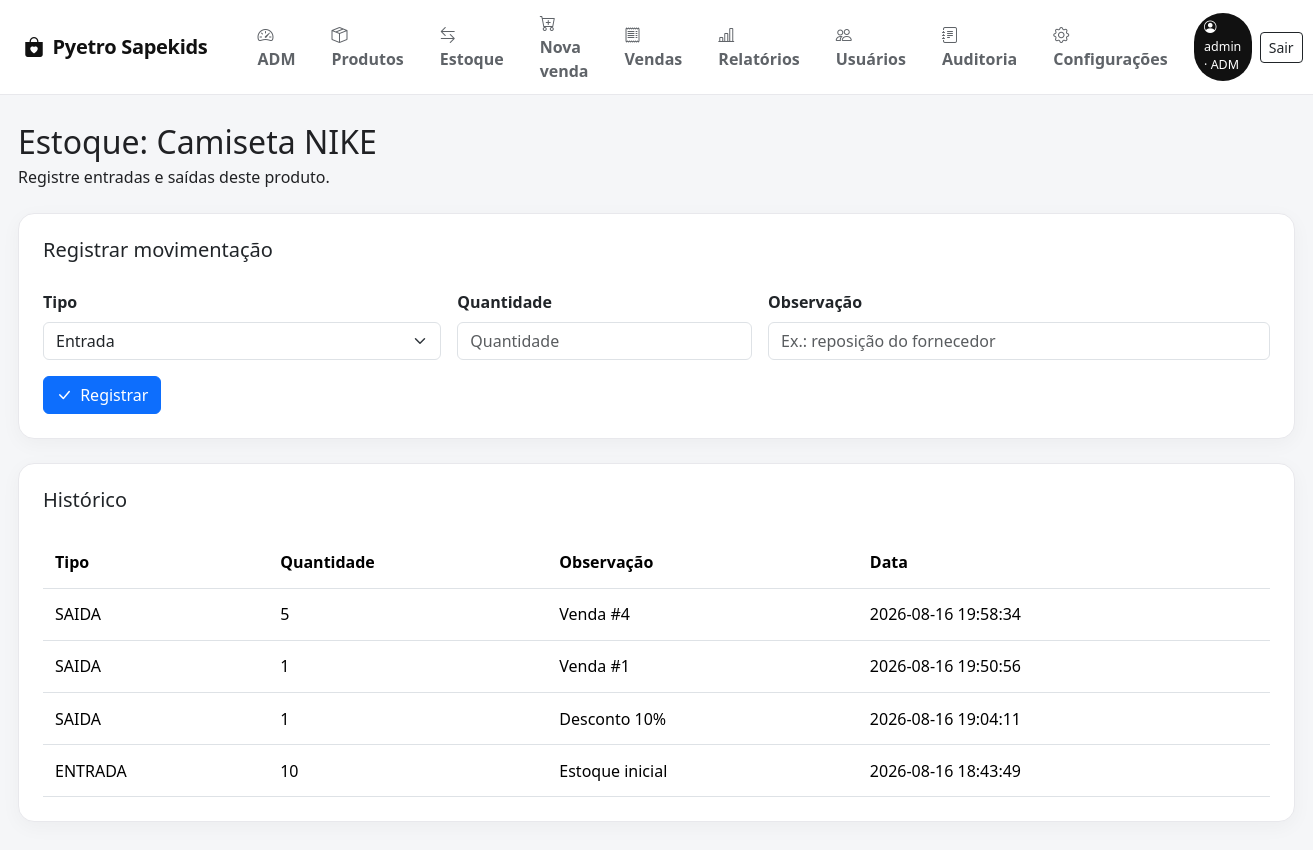
The app's page /stock/2 (signed in) with its own data.
### tables this page shows
CREATE TABLE products (
        id INTEGER PRIMARY KEY AUTOINCREMENT,
        name TEXT NOT NULL,
        category TEXT NOT NULL,
        brand TEXT,
        color TEXT,
        size TEXT,
        price REAL NOT NULL DEFAULT 0,
        stock INTEGER NOT NULL DEFAULT 0,
        min_stock INTEGER NOT NULL DEFAULT 0,
        created_at TEXT NOT NULL
    );

CREATE TABLE movements (
        id INTEGER PRIMARY KEY AUTOINCREMENT,
        product_id INTEGER NOT NULL,
        type TEXT NOT NULL,
        quantity INTEGER NOT NULL,
        note TEXT,
        created_at TEXT NOT NULL,
        FOREIGN KEY(product_id) REFERENCES products(id)
    );

### app.py (the view, shortened to what this page needs)
@app.route("/stock/<int:product_id>", methods=["GET", "POST"])
@login_required
def stock(product_id):
    conn = db()
    product = conn.execute(
        "SELECT * FROM products WHERE id = ?",
        (product_id,)
    ).fetchone()
    if not product:
        conn.close()
        return "Produto não encontrado", 404
    movements = conn.execute("""
        SELECT * FROM movements
        WHERE product_id = ?
        ORDER BY id DESC
    """, (product_id,)).fetchall()
    conn.close()
    return render_template(
        "stock.html",
        product=product,
        movements=movements
    )

### app.py (called while the page is built, shortened)
def db():
    conn = sqlite3.connect(DB)
    conn.row_factory = sqlite3.Row
    return DBWrapper(conn, postgres=False)

def login_required(fn):
    @wraps(fn)
    def wrapper(*args, **kwargs):
        if "user_id" not in session:
            return redirect(url_for("login"))
        return fn(*args, **kwargs)
    return wrapper

@app.context_processor
def inject_user_context():
    return {
        "current_username": session.get("username", ""),
        "current_role": session.get("role", "operator"),
        "is_admin": session.get("role") == "admin",
    }

    def _sql(self, sql):
        if self.postgres:
            return sql.replace("?", "%s")
        return sql

    def execute(self, sql, params=None):
        return self._conn.execute(self._sql(sql), params or ())

    def close(self):
        return self._conn.close()

### templates/stock.html (shortened to what this page needs)
{% extends "base.html" %}
{% block content %}
<div class="mb-4"><h1 class="page-title h2 mb-1">Estoque: {{ product.name }}</h1><div class="page-subtitle">Registre entradas e saídas deste produto.</div></div>
<div class="card p-4"><h3 class="section-title h5">Registrar movimentação</h3><form method="post" class="row g-3 mt-1"><div class="col-md-4"><label class="form-label fw-semibold">Tipo</label><select class="form-select" name="type"><option value="ENTRADA">Entrada</option><option value="SAIDA">Saída</option></select></div><div class="col-md-3"><label class="form-label fw-semibold">Quantidade</label><input class="form-control" type="number" min="1" name="quantity" placeholder="Quantidade" required></div><div class="col-md-5"><label class="form-label fw-semibold">Observação</label><input class="form-control" name="note" placeholder="Ex.: reposição do fornecedor"></div><div class="col-12"><button class="btn btn-primary"><i class="bi bi-check-lg me-1"></i> Registrar</button></div></form></div>
<div class="card p-4 mt-4"><h3 class="section-title h5">Histórico</h3><div class="table-responsive mt-3"><table class="table mb-0"><thead><tr><th>Tipo</th><th>Quantidade</th><th>Observação</th><th>Data</th></tr></thead><tbody>{% for m in movements %}<tr><td><span class="badge-soft {% if m.type == 'ENTRADA' %}badge-entry{% else %}badge-exit{% endif %}">{{ m.type }}</span></td><td>{{ m.quantity }}</td><td>{{ m.note or '-' }}</td><td>{{ m.created_at }}</td></tr>{% else %}<tr><td colspan="4"><div class="empty-state">Nenhum histórico para este produto.</div></td></tr>{% endfor %}</tbody></table></div></div>
{% endblock %}

### templates/base.html (style rules this page uses)
:root { --brand:#171717;--bg:#f5f6f8;--border:#e8e8ec }
body { background:var(--bg);color:#202124 }
.card { border:1px solid var(--border);border-radius:16px;box-shadow:0 5px 20px rgba(20,20,20,.04) }
.table>:not(caption)>*>* { padding:.85rem .75rem }

### records on screen
products: name "Camiseta NIKE"
movements: type "SAIDA", quantity "5", note "Venda #4", created_at "2026-08-16 19:58:34"
movements: type "SAIDA", quantity "1", note "Venda #1", created_at "2026-08-16 19:50:56"
movements: type "SAIDA", quantity "1", note "Desconto 10%", created_at "2026-08-16 19:04:11"
movements: type "ENTRADA", quantity "10", note "Estoque inicial", created_at "2026-08-16 18:43:49"

### other values on screen
{{ current_username }} "admin"
{{ 'ADM' if is_admin else 'Operador' }} "ADM"
